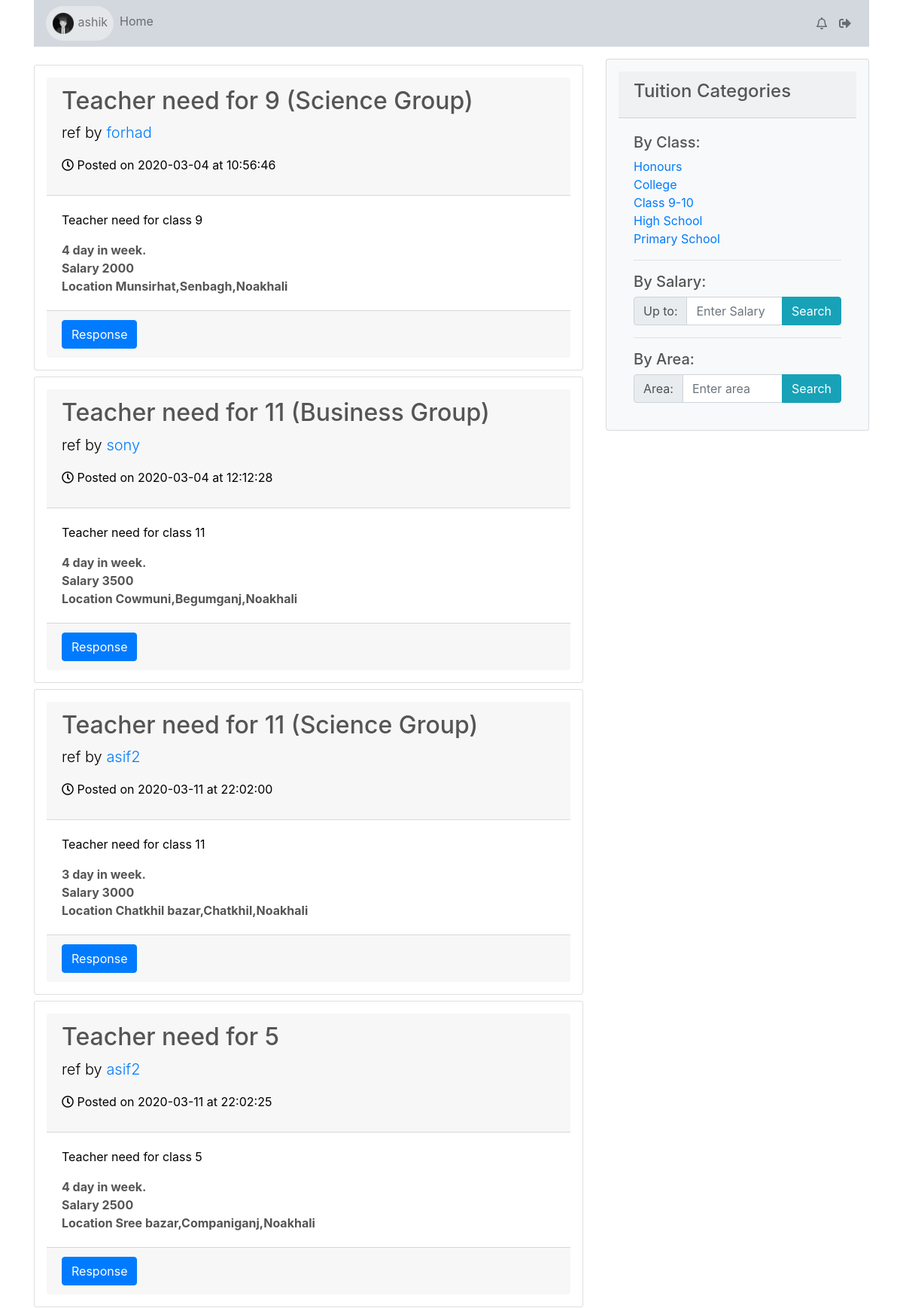
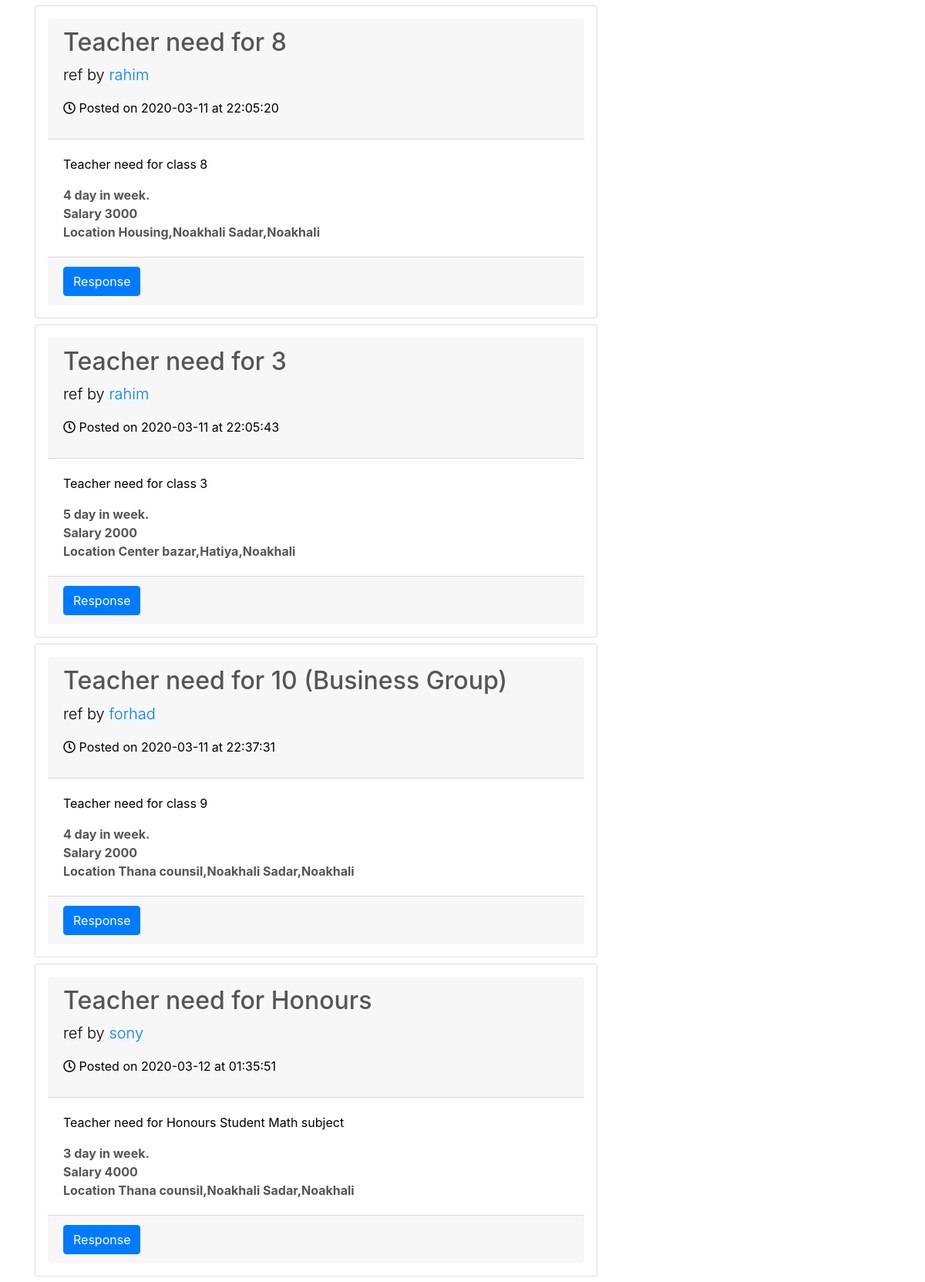
/teacher/ (signed in, upper part), run on the app's committed database (2 pictures, top to bottom).
### tables this page shows
CREATE TABLE `posts` (
  `id` int(11) NOT NULL,
  `username` varchar(255) NOT NULL,
  `title` varchar(255) NOT NULL,
  `content` text NOT NULL,
  `days` int(3) NOT NULL,
  `salary` int(5) NOT NULL,
  `location` varchar(255) DEFAULT NULL,
  `date` date NOT NULL,
  `time` time NOT NULL,
  `status` varchar(10) NOT NULL DEFAULT 'pending'
);

### teacher/index.php (the view, shortened to what this page needs)
<?php include "include/header.php" ?>
<?php include "include/navbar.php" ?>
	<div class="row">
		<div class="col-md-8">
			<section>
			<?php
				$query = "SELECT * FROM posts";
				$all_posts = mysqli_query($connection, $query);
				while($row = mysqli_fetch_assoc($all_posts)){
					$id = $row['id'];
					$username = $row['username'];
					$title = $row['title'];
					$content = $row['content'];
					$days = $row['days'];
					$salary = $row['salary'];
					$location = $row['location'];
					$date = $row['date'];
					$time = $row['time'];
			?>
					<div class="card p-3 mt-2">
						<div class="card-header">
							<h2>Teacher need for <?php echo $title ?></h2>
							<p class="lead">
								ref by <a href="index.php"><?php echo $username ?></a>
							</p>
							<p><i class="far fa-clock"></i> Posted on <?php echo $date ?> at <?php echo $time ?></p>
						</div>
						<div class="card-body">
							<p><?php echo $content ?></p>
							<b> <?php echo $days ?> day in week.</b><br />
							<b> Salary <?php echo $salary ?></b><br />
							<b> Location <?php echo $location ?></b>
						</div>
				<?php
					$query1 = "SELECT * FROM `response` WHERE `by`='{$_SESSION['tmusername']}' AND `post_id`=$id";
					$search_query = mysqli_query($connection, $query1);
						$count = mysqli_num_rows($search_query);
						if($count == 0){ ?>
							<div class="card-footer">
								<a class="btn btn-primary" href="response.php?id=<?php echo $id ?>">Response</a>
							</div>
					<?php
						}
					else{ ?>
						<div class="card-footer">
							<h4>Responded</h4>
						</div>
					<?php
						}
					?>
					</div>
				<?php }?>
			</section>
		</div>
		<div class="col-md-4">
			<div class="card p-3 bg-light">
                   <div class="card-header">
					 <h4>Tuition Categories</h4>
				   </div>
                    <div class="card-body">
						<h5>By Class:</h5>
						<ul class="list-unstyled">
							<li><a href="category.php?source=honours">Honours</a></li>
							<li><a href="category.php?source=college">College</a></li>
							<li><a href="category.php?source=secondary">Class 9-10</a></li>
							<li><a href="category.php?source=high">High School</a></li>
							<li><a href="category.php?source=primary">Primary School</a></li>
						</ul>
						<hr />
						<h5>By Salary:</h5>
						<form action="category.php" class="form-inline" method="post">
							<div class="input-group">
								<div class="input-group-prepend">
								  <span class="input-group-text" >Up to:</span>
								</div>
								<input name="salary" class="form-control" type="text" placeholder="Enter Salary">
								<span class="input-group-append"><button class="btn btn-info" type="search" name="search1">Search</button></span>
							</div>
						</form>
						<hr />
                       <h5>By Area:</h5>
						<form action="category.php" class="form-inline" method="post">
							<div class="input-group">
								<div class="input-group-prepend">
								  <span class="input-group-text" >Area:</span>
								</div>
								<input name="area" class="form-control" type="text" placeholder="Enter area">
								<span class="input-group-append"><button class="btn btn-info" type="search" name="search2">Search</button></span>
							</div>
						</form>
                    </div>
                </div>
		</div>
	</div>
<?php include "include/footer.php" ?>

### css/all.css (style rules this page uses)
.fa, .fas, .far, .fal, .fad, .fab { -moz-osx-font-smoothing: grayscale; -webkit-font-smoothing: antialiased; display: inline-block; font-style: normal; font-variant: normal; text-rendering: auto; line-height: 1; }
.fa-clock:before { content: "\f017"; }
.far { font-family: 'Font Awesome 5 Free'; font-weight: 400; }

### css/navbar-fixed.css (style rules this page uses)
html, body { height: 100%; }

### css/style_teacher.css (style rules this page uses)
body { color:#555555; }
p { color:#000; }

### data on the page
posts: title "9 (Science Group)", username "forhad", date "2020-03-04", time "10:56:46", content "Teacher need for class 9", days "4", salary "2000", location "Munsirhat,Senbagh,Noakhali"
posts: title "11 (Business Group)", username "sony", date "2020-03-04", time "12:12:28", content "Teacher need for class 11", days "4", salary "3500", location "Cowmuni,Begumganj,Noakhali"
posts: title "11 (Science Group)", username "asif2", date "2020-03-11", time "22:02:00", content "Teacher need for class 11", days "3", salary "3000", location "Chatkhil bazar,Chatkhil,Noakhali"
posts: title "5", username "asif2", date "2020-03-11", time "22:02:25", content "Teacher need for class 5", days "4", salary "2500", location "Sree bazar,Companiganj,Noakhali"
posts: title "8", username "rahim", date "2020-03-11", time "22:05:20", content "Teacher need for class 8", days "4", salary "3000", location "Housing,Noakhali Sadar,Noakhali"
posts: title "3", username "rahim", date "2020-03-11", time "22:05:43", content "Teacher need for class 3", days "5", salary "2000", location "Center bazar,Hatiya,Noakhali"
posts: title "10 (Business Group)", username "forhad", date "2020-03-11", time "22:37:31", content "Teacher need for class 9", days "4", salary "2000", location "Thana counsil,Noakhali Sadar,Noakhali"
posts: title "Honours", username "sony", date "2020-03-12", time "01:35:51", content "Teacher need for Honours Student Math subject", days "3", salary "4000", location "Thana counsil,Noakhali Sadar,Noakhali"

### other printed values
$_SESSION['tmusername'] "ashik"
